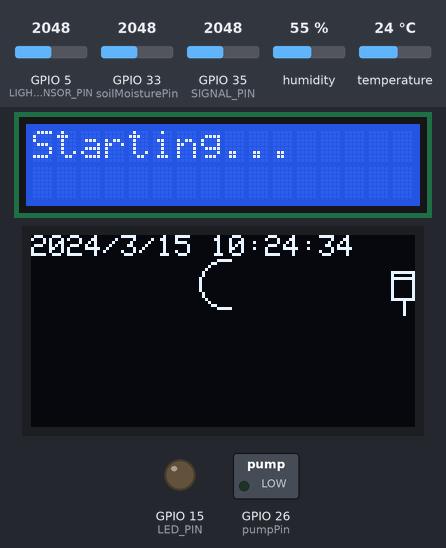
Bench run of a sketch on a simulated ESP32. On the bench: 16×2 character LCD, 128×64 one-colour display, switched loads named in the sketch (green lamp = pin HIGH), output pins drawn as LEDs (lit = HIGH). The test bench sets the inputs (shaded band); at power-on: GPIO 33 (soilMoisturePin) = 2048, GPIO 5 (LIGHT_SENSOR_PIN) = 2048, temperature 24 °C, GPIO 35 (SIGNAL_PIN) = 2048, humidity 55 %. WiFi joins after 1.5 s; servers stay silent unless stated; the local clock reads 2024-03-15 10:24:30 at power-on unless the sketch sets it; what the sketch prints to the serial monitor is not drawn.

Above: at 6.1 s.
6.2 s: GPIO 33 (soilMoisturePin) set to 3270
At 14.1 s:
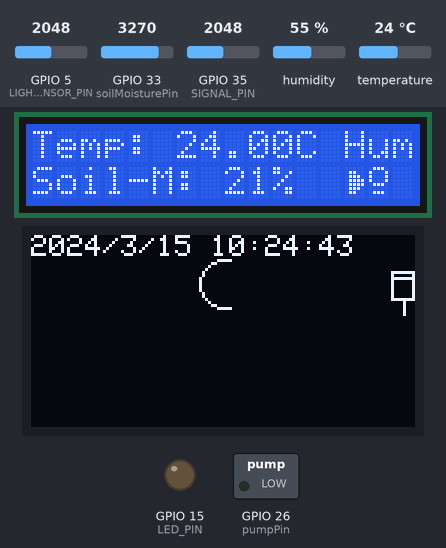
14.6 s: GPIO 33 (soilMoisturePin) set to 3365
At 19.5 s:
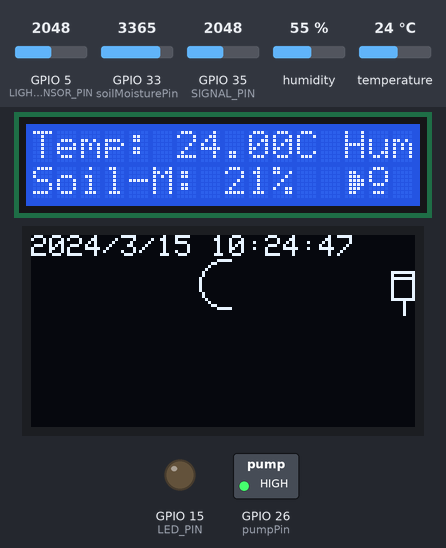
24.6 s: GPIO 5 (LIGHT_SENSOR_PIN) set to 312
29.4 s: GPIO 5 (LIGHT_SENSOR_PIN) set to 267
At 37.5 s:
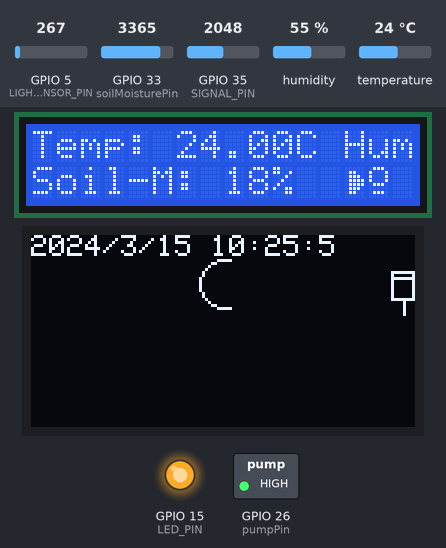
37.8 s: temperature set to 12 °C
At 44.2 s:
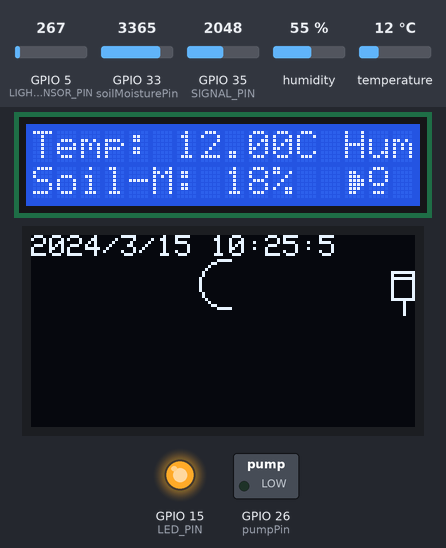
46.9 s: temperature set to 19 °C
At 55.6 s:
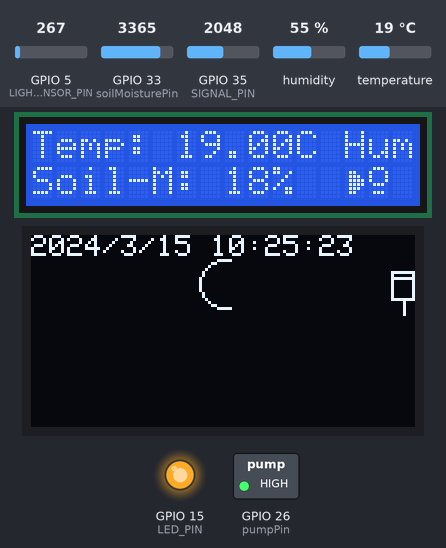
Timing chart, 0 to 55.9 s (numbered marks = the images above; inputs shaded):
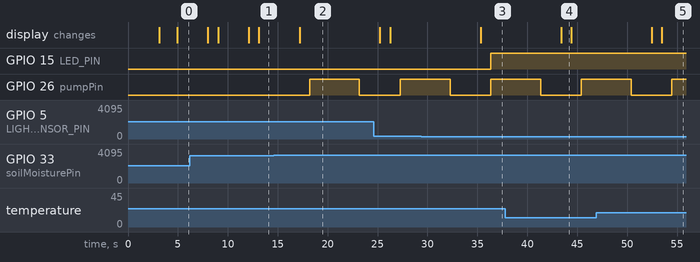

The sketch:

ESP32_update.ino
```cpp
#define BLYNK_PRINT Serial
#define BLYNK_TEMPLATE_ID "TMPL6GQGuLZ6D"
#define BLYNK_TEMPLATE_NAME "Lab1"
#define BLYNK_AUTH_TOKEN "ebkBKK1uZdPjdir_w-2zF64YXMT_r0hS"

#include <Arduino.h>
#include <WiFi.h>
#include <BlynkSimpleEsp32.h>
#include <RTClib.h>
#include <Wire.h>
#include <Adafruit_GFX.h>
#include <Adafruit_SSD1306.h>
#include <LiquidCrystal_I2C.h>
#include <DHT.h>

// Tạo ký tự tùy chỉnh cho bóng đèn
byte bulbChar[8] = {
  0b01110,
  0b10001,
  0b10001,
  0b10001,
  0b01110,
  0b00000,
  0b01110,
};

// Tạo ký tự tùy chỉnh cho mặt trời
byte sunChar[8] = {
  0b00000,
  0b10101,
  0b01110,
  0b11111,
  0b01110,
  0b10101,
  0b00000,
};

// Tạo ký tự tùy chỉnh cho mặt trăng
byte moonChar[8] = {
  0b00000,
  0b01100,
  0b01110,
  0b01111,
  0b01111,
  0b01110,
  0b01100,
};

// Get wifi
char ssid[] = "VJU-FTH1";
char pass[] = "0987654321";

//LCD
LiquidCrystal_I2C lcd(0x27, 16, 2);

// Declaration for an SSD1306 display connected to I2C (SDA, SCL pins)
#define SCREEN_WIDTH 128
#define SCREEN_HEIGHT 64
#define OLED_RESET     -1 // Reset pin # (or -1 if sharing Arduino reset pin)
Adafruit_SSD1306 display(SCREEN_WIDTH, SCREEN_HEIGHT, &Wire, -1);
#define NUMFLAKES     10 // Number of snowflakes in the animation example
#define LOGO_HEIGHT   16
#define LOGO_WIDTH    16

RTC_DS3231 rtc;

// PUMP
#define pumpPin 26 // Chân 33
int pumpStatus = LOW;

// Soil Moisture
#define soilMoisturePin 33 // Chân 33

// Light Sensor
#define LIGHT_SENSOR_PIN 5 // chân 5
int Lightvalue;
#define LED_PIN 15 // chân 15
int lightThreshold = 300; // Ngưỡng cường độ ánh sáng để bật LED
unsigned long ledOnTime = 2 * 60 * 60 * 1000; // Thời gian bật LED (2 giờ)

unsigned long ledTurnOnMillis; // Biến lưu thời điểm bật LED

// Water sensor
#define SIGNAL_PIN  35// Analog pin for reading sensor value
float waterIndex = 0.0;
// Define the minimum and maximum values that your sensor can read
const int MIN_SENSOR_VALUE = 0;   // Replace with your actual minimum value
const int MAX_SENSOR_VALUE = 1023; // Replace with your actual maximum value

#define DHTPIN  4 // chân
#define DHTTYPE DHT21
DHT dht(DHTPIN, DHTTYPE);

char daysOfTheWeek[7][12] = {"Sunday", "Monday", "Tuesday", "Wednesday", "Thursday", "Friday", "Saturday"};

int startHour = 6;
int startMinute = 0;
int endHour = 6;
int endMinute = 10;

bool manualMode = false; // Biến mới để theo dõi chế độ hoạt động

void setup() {
    Serial.begin(9600);
    delay(3000);

    lcd.begin(16,2);
    lcd.clear();
    lcd.print("Starting...");

    lcd.createChar(0, sunChar);
    lcd.createChar(1, moonChar);
    lcd.createChar(2, bulbChar); // Tạo ký tự tùy chỉnh cho bóng đèn

    if (!rtc.begin()) {
        Serial.println("Couldn't find RTC");
        while (1);
    }

    if (rtc.lostPower()) {
        rtc.adjust(DateTime(F(__DATE__), F(__TIME__)));
    }

    if (!display.begin(SSD1306_SWITCHCAPVCC,  0x3C)) {
        Serial.println(F("SSD1306 allocation failed"));
        for (;;) ;
    }

    dht.begin();

    Blynk.begin(BLYNK_AUTH_TOKEN, ssid, pass);

    pinMode(pumpPin, OUTPUT);
    digitalWrite(pumpPin, pumpStatus);

    pinMode(soilMoisturePin, INPUT);

    pinMode(LIGHT_SENSOR_PIN, INPUT);
    pinMode(LED_PIN, OUTPUT);

    dht.begin();
}

void displayTime(void) {
DateTime now = rtc.now();

// Xóa màn hình
display.clearDisplay();

// Hiển thị ngày, tháng, năm và thời gian
display.setCursor(0,0);
display.print(now.year(), DEC);
display.print('/');
display.print(now.month(), DEC);
display.print('/');
display.print(now.day(), DEC);
display.print(" ");
display.print(now.hour(), DEC);
display.print(':');
display.print(now.minute(), DEC);
display.print(':');
display.print(now.second(), DEC);

// Hiển thị mặt trời hoặc mặt trăng và bóng đèn dựa vào giá trị cảm biến ánh sáng
if (Lightvalue == HIGH) { // Ban ngày
    // Vẽ mặt trời
    display.drawCircle(64, 16, 8, WHITE); // Vẽ một hình tròn tại vị trí (64,16) với bán kính 8 pixel
    // Vẽ bóng đèn tắt
    display.drawRect(120, 12, 8, 10, WHITE); // Vẽ phần thân của bóng đèn
    display.drawLine(124, 22, 124, 26, WHITE); // Vẽ phần chân của bóng đèn
} else { // Ban đêm
    // Vẽ mặt trăng
    display.drawCircle(64, 16, 8, WHITE); // Vẽ hình tròn lớn
    display.fillCircle(70, 16, 8, BLACK); // Vẽ hình tròn nhỏ để tạo hiệu ứng mặt trăng lưỡi liềm
    // Vẽ bóng đèn sáng
    display.drawRect(120, 12, 8, 10, WHITE); // Vẽ phần thân của bóng đèn
    display.drawLine(124, 22, 124, 26, WHITE); // Vẽ phần chân của bóng đèn
    display.drawLine(120, 14, 128, 14, WHITE); // Vẽ phần sáng của bóng đèn
}


String currentTime = String(now.hour()) + ":" + String(now.minute()) + ":" + String(now.second());
String currentDate = String(now.day()) + "/" + String(now.month()) + "/" + String(now.year());

Blynk.virtualWrite(V4, currentTime);
Blynk.virtualWrite(V5, currentDate);

display.display();
delay(1000);
}

void loop() {
    Blynk.run();
    displayTime();
    DateTime now = rtc.now();

// Hẹn giờ bơm nước
    if (!manualMode && (now.hour() > startHour || (now.hour() == startHour && now.minute() >= startMinute)) &&
        (now.hour() < endHour || (now.hour() == endHour && now.minute() <= endMinute))) {
        digitalWrite(pumpPin, HIGH);
        pumpStatus = HIGH;
    } else if (!manualMode) {
        digitalWrite(pumpPin, LOW);
        pumpStatus = LOW;
    }
// Hàm cảm biến ánh sáng
    int lightValue = analogRead(LIGHT_SENSOR_PIN); // Đọc giá trị từ cảm biến ánh sáng

    if (lightValue < lightThreshold && digitalRead(LED_PIN) == LOW) { // Nếu cường độ ánh sáng nhỏ hơn ngưỡng và LED đang tắt
        digitalWrite(LED_PIN, HIGH); // Bật LED
        ledTurnOnMillis = millis(); // Lưu lại thời điểm bật LED
    }

    if (digitalRead(LED_PIN) == HIGH && millis() - ledTurnOnMillis >= ledOnTime) { // Nếu LED đang bật và đã qua khoảng thời gian ledOnTime
        digitalWrite(LED_PIN, LOW); // Tắt LED
    }

// Cảm biến đất
    int value = analogRead(soilMoisturePin);
    value = map(value, 0, 4095, 0, 100);
    value = (value - 100) * -1;
    Blynk.virtualWrite(V8, value);
    Serial.print("Soil: ");
    Serial.println(value);

    if (value < 20) {
        digitalWrite(pumpPin, HIGH);
        pumpStatus = HIGH;
        delay(5000);
        digitalWrite(pumpPin, LOW);
        pumpStatus = LOW;
    }
// Đọc Temp & Hum
    float temperature = dht.readTemperature();
    float humidity = dht.readHumidity();

    if (isnan(temperature) || isnan(humidity)) {
        Serial.println(F("Failed to read from DHT sensor!"));
        return;
    }
    Blynk.virtualWrite(V0, temperature);
    Blynk.virtualWrite(V1, humidity);

    Serial.print("\n");
    Serial.print("Humidity: " + String(humidity) + "%");
    Serial.print("\t");
    Serial.print("Temperature:" + String(temperature) + "C");
    delay(2000);

// Rain water sensor
    int rawValue = analogRead(SIGNAL_PIN); // Read the analog value from the sensor

    waterIndex = map(rawValue, 0, 4095, 0, 100);
    waterIndex = (waterIndex - 100) * -1;
    Blynk.virtualWrite(V3, waterIndex);
    Serial.print("\nWater Index: ");
    Serial.println(waterIndex);

// Hàm ghi LCD
    lcd.clear();
    lcd.setCursor(0, 0);
    lcd.print("Temp: ");
    lcd.print(temperature);
    lcd.print("C Hum: ");
    lcd.print(humidity);
    lcd.print("%");

    lcd.setCursor(0, 1);
    lcd.print("Soil-M: ");
    lcd.print(value);
    lcd.print("%");

    // Hiển thị mặt trời hoặc mặt trăng và bóng đèn dựa vào giá trị cảm biến ánh sáng
    if (Lightvalue == HIGH) { // Ban ngày
        lcd.setCursor(13, 1); // Đặt vị trí mới cho mặt trời
        lcd.write(byte(0)); // Hiển thị mặt trời
        lcd.setCursor(14, 1); // Đặt vị trí mới cho bóng đèn
        lcd.print(" "); // Hiển thị bóng đèn tắt (không hiển thị gì cả)
    } else { // Ban đêm
        lcd.setCursor(13, 1); // Đặt vị trí mới cho mặt trăng
        lcd.write(byte(1)); // Hiển thị mặt trăng
        lcd.setCursor(14, 1); // Đặt vị trí mới cho bóng đèn
        lcd.write(byte(2)); // Hiển thị bóng đèn sáng
    }

// Send LCD text to Blynk app
    String lcdText = "Temp: " + String(temperature) + "C\n" + "Humidity: " + String(humidity) + "%";
    lcdText += "\nSoil Moisture: " + String(value) + "%";
    // Hiển thị mặt trời hoặc mặt trăng và bóng đèn dựa vào giá trị cảm biến ánh sáng
    if (Lightvalue == HIGH) { // Ban ngày
        lcdText = "Day: Sun, Bulb Off";
    } else { // Ban đêm
        lcdText = "Night: Moon, Bulb On";
    }
    Blynk.virtualWrite(V9, lcdText);


    delay(1000);
}

// Hàm này sẽ được gọi mỗi khi chúng ta ghi vào chân ảo V8 từ ứng dụng Blynk
BLYNK_WRITE(V7) {
    int pinData = param.asInt(); // Nhận dữ liệu dưới dạng số nguyên

    if (pinData == 1) {
        digitalWrite(pumpPin, HIGH); // Bật bơm
        pumpStatus = HIGH;
        manualMode = true; // Chuyển sang chế độ thủ công
    } else {
        digitalWrite(pumpPin, LOW); // Tắt bơm
        pumpStatus = LOW;
        manualMode = false; // Chuyển về chế độ tự động
    }
}

BLYNK_WRITE(V6) {
    int pinData = param.asInt(); // Nhận dữ liệu dưới dạng số nguyên

    ledOnTime = pinData * 60 * 60 * 1000; // Cập nhật thời gian bật LED theo giá trị nhận được từ Blynk app
}
```

Measured:
- the behaviour switches between 3316 and 3317 on GPIO 33 (soilMoisturePin) (found by bisection; images 1 and 2)
- the behaviour switches between 300 and 299 on GPIO 5 (LIGHT_SENSOR_PIN) (found by bisection; images 2 and 3)
- after the input at 14.6 s, GPIO 26 (pumpPin): LOW → HIGH after 3.6 s, → LOW 5.0 s later
- after the input at 29.4 s, GPIO 15 (LED_PIN): LOW → HIGH after 6.9 s
- after the input at 37.8 s, the display: changes after 5.6 s (image 4)
- after the input at 46.9 s, the display: first changes after 5.6 s (image 5 shows a later state)
- what the display in image 4 shows lasts 1.0 s, from 43.4 s to 44.4 s
